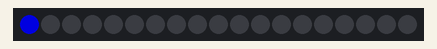
A program run on a simulated BBC micro:bit running MicroPython. Shown: 19 RGB LEDs in strip order, left to right. Dim RGB values are drawn brighter than linear.

Above: at 0.16 s.
At 0.79 s:
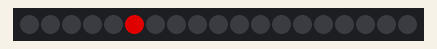
At 1.43 s:
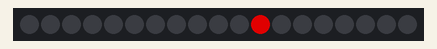

Measured:
- by itself, everything shown: repeats every 1.6 s, in 5 steps

The program:

piec_w_minecrafcie.py
```python
from microbit import *
import neopixel
np = neopixel.NeoPixel(pin14, 19)
kture_swiatlo = 0
lecimy_w_prawo = True
lecimy_w_lewo = False
zero = 0
trzy = 3

while True:
    for i in range(15):
        red = 0
        green = 0
        blue = 160
        np.clear()
        np[kture_swiatlo] = (red, green, blue)

        np.show()
        sleep(25)

        kture_swiatlo += 1
    kture_swiatlo = 14
    for i in range(15):
        red = 160
        green = 0
        blue = 0
        np.clear()
        np[kture_swiatlo] = (red, green, blue)

        np.show()
        sleep(25)
        kture_swiatlo -= 1
    kture_swiatlo = 0
```
